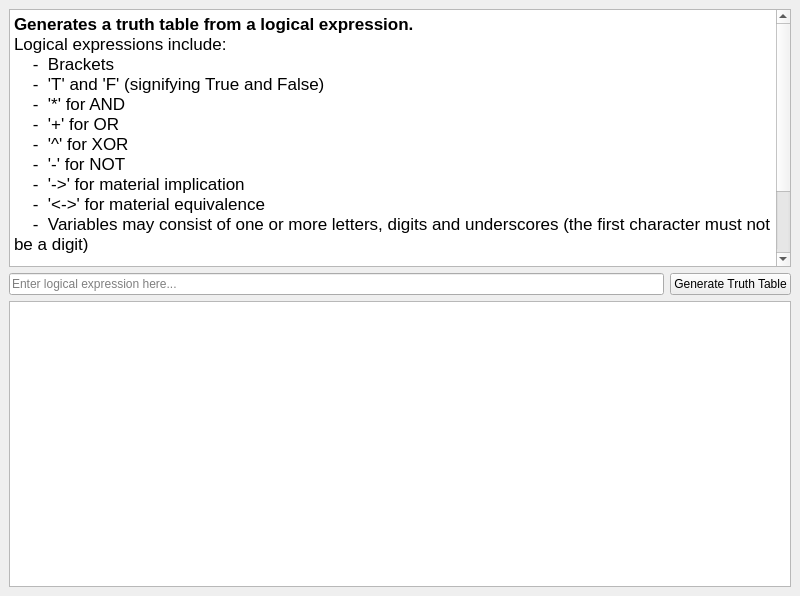
<?xml version="1.0" encoding="UTF-8"?>
<ui version="4.0">
 <class>MainWindow</class>
 <widget class="QMainWindow" name="MainWindow">
  <property name="geometry">
   <rect>
    <x>0</x>
    <y>0</y>
    <width>800</width>
    <height>596</height>
   </rect>
  </property>
  <property name="windowTitle">
   <string>Truth Table Generator</string>
  </property>
  <property name="toolTip">
   <string/>
  </property>
  <widget class="QWidget" name="centralwidget">
   <layout class="QVBoxLayout" name="verticalLayout_3">
    <item>
     <layout class="QVBoxLayout" name="verticalLayout_2">
      <item>
       <widget class="QTextEdit" name="description_field">
        <property name="sizePolicy">
         <sizepolicy hsizetype="Expanding" vsizetype="MinimumExpanding">
          <horstretch>0</horstretch>
          <verstretch>0</verstretch>
         </sizepolicy>
        </property>
        <property name="readOnly">
         <bool>true</bool>
        </property>
        <property name="html">
         <string>&lt;!DOCTYPE HTML PUBLIC &quot;-//W3C//DTD HTML 4.0//EN&quot; &quot;http://www.w3.org/TR/REC-html40/strict.dtd&quot;&gt;
&lt;html&gt;&lt;head&gt;&lt;meta name=&quot;qrichtext&quot; content=&quot;1&quot; /&gt;&lt;style type=&quot;text/css&quot;&gt;
p, li { white-space: pre-wrap; }
&lt;/style&gt;&lt;/head&gt;&lt;body style=&quot; font-family:'.AppleSystemUIFont'; font-size:13pt; font-weight:400; font-style:normal;&quot;&gt;
&lt;p style=&quot; margin-top:0px; margin-bottom:0px; margin-left:0px; margin-right:0px; -qt-block-indent:0; text-indent:0px;&quot;&gt;&lt;span style=&quot; font-weight:600;&quot;&gt;Generates a truth table from a logical expression.&lt;/span&gt;&lt;/p&gt;
&lt;p style=&quot; margin-top:0px; margin-bottom:0px; margin-left:0px; margin-right:0px; -qt-block-indent:0; text-indent:0px;&quot;&gt;Logical expressions include:&lt;/p&gt;
&lt;p style=&quot; margin-top:0px; margin-bottom:0px; margin-left:0px; margin-right:0px; -qt-block-indent:0; text-indent:0px;&quot;&gt;    -  Brackets&lt;/p&gt;
&lt;p style=&quot; margin-top:0px; margin-bottom:0px; margin-left:0px; margin-right:0px; -qt-block-indent:0; text-indent:0px;&quot;&gt;    -  'T' and 'F' (signifying True and False)&lt;/p&gt;
&lt;p style=&quot; margin-top:0px; margin-bottom:0px; margin-left:0px; margin-right:0px; -qt-block-indent:0; text-indent:0px;&quot;&gt;    -  '*' for AND&lt;/p&gt;
&lt;p style=&quot; margin-top:0px; margin-bottom:0px; margin-left:0px; margin-right:0px; -qt-block-indent:0; text-indent:0px;&quot;&gt;    -  '+' for OR&lt;/p&gt;
&lt;p style=&quot; margin-top:0px; margin-bottom:0px; margin-left:0px; margin-right:0px; -qt-block-indent:0; text-indent:0px;&quot;&gt;    -  '^' for XOR&lt;/p&gt;
&lt;p style=&quot; margin-top:0px; margin-bottom:0px; margin-left:0px; margin-right:0px; -qt-block-indent:0; text-indent:0px;&quot;&gt;    -  '-' for NOT&lt;/p&gt;
&lt;p style=&quot; margin-top:0px; margin-bottom:0px; margin-left:0px; margin-right:0px; -qt-block-indent:0; text-indent:0px;&quot;&gt;    -  '-&amp;gt;' for material implication&lt;/p&gt;
&lt;p style=&quot; margin-top:0px; margin-bottom:0px; margin-left:0px; margin-right:0px; -qt-block-indent:0; text-indent:0px;&quot;&gt;    -  '&amp;lt;-&amp;gt;' for material equivalence&lt;/p&gt;
&lt;p style=&quot; margin-top:0px; margin-bottom:0px; margin-left:0px; margin-right:0px; -qt-block-indent:0; text-indent:0px;&quot;&gt;    -  Variables may consist of one or more letters, digits and underscores (the first character must not be a digit)&lt;/p&gt;
&lt;p style=&quot;-qt-paragraph-type:empty; margin-top:0px; margin-bottom:0px; margin-left:0px; margin-right:0px; -qt-block-indent:0; text-indent:0px;&quot;&gt;&lt;br /&gt;&lt;/p&gt;
&lt;p style=&quot; margin-top:0px; margin-bottom:0px; margin-left:0px; margin-right:0px; -qt-block-indent:0; text-indent:0px;&quot;&gt;Operator precendence, from lowest to highest, is '+', '^', '-&amp;gt;', '&amp;lt;-&amp;gt;', '*', '-', '()'. Spaces are completely ignored.&lt;/p&gt;
&lt;p style=&quot; margin-top:0px; margin-bottom:0px; margin-left:0px; margin-right:0px; -qt-block-indent:0; text-indent:0px;&quot;&gt;A truth table of possible outputs of the expression, given different combinations of input values, will be produced.&lt;/p&gt;&lt;/body&gt;&lt;/html&gt;</string>
        </property>
       </widget>
      </item>
      <item>
       <layout class="QHBoxLayout" name="horizontalLayout_2">
        <item>
         <widget class="QLineEdit" name="logic_expr_input">
          <property name="toolTip">
           <string>test</string>
          </property>
          <property name="placeholderText">
           <string>Enter logical expression here...</string>
          </property>
         </widget>
        </item>
        <item>
         <widget class="QPushButton" name="generate_button">
          <property name="text">
           <string>Generate Truth Table</string>
          </property>
         </widget>
        </item>
       </layout>
      </item>
     </layout>
    </item>
    <item>
     <widget class="QTableWidget" name="truth_table">
      <property name="sizePolicy">
       <sizepolicy hsizetype="Expanding" vsizetype="MinimumExpanding">
        <horstretch>0</horstretch>
        <verstretch>0</verstretch>
       </sizepolicy>
      </property>
      <property name="editTriggers">
       <set>QAbstractItemView::NoEditTriggers</set>
      </property>
      <property name="rowCount">
       <number>0</number>
      </property>
      <attribute name="horizontalHeaderVisible">
       <bool>true</bool>
      </attribute>
     </widget>
    </item>
   </layout>
  </widget>
 </widget>
 <resources/>
 <connections/>
</ui>
